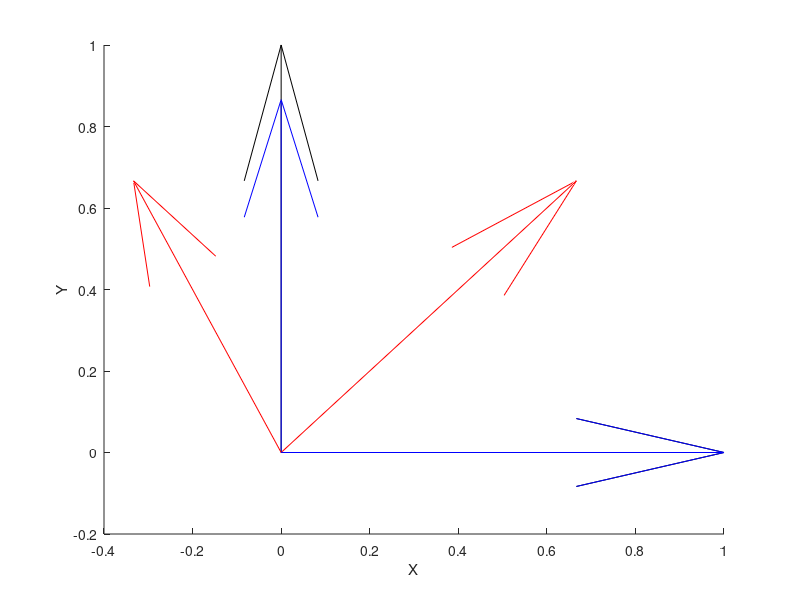
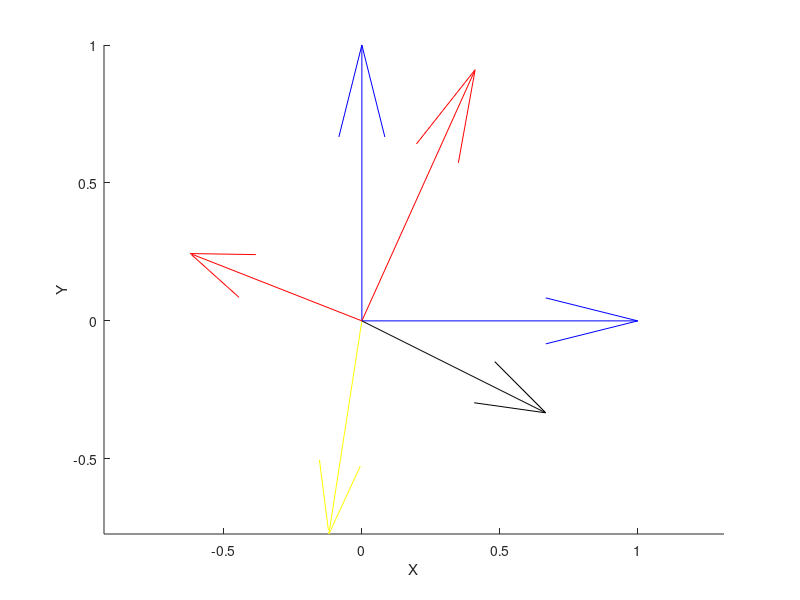

Reproduce these figures in MATLAB, in order.


Rsc = [0 1 0; -1 0 0; 0 0 1];
Rcb = [0 -sqrt(3)/2 1/2; 1 0 0; 0 1/2 sqrt(3)/2];
Rsd = [2/3 -1/3 2/3;2/3 2/3 -1/3;-1/3 2/3 2/3];

Rdb = Rsd^-1*Rsc*Rcb;

theta = acos(.5*(trace(Rdb)-1));

wh = 1/(2*sin(theta))*(Rdb-Rdb^-1);
w =[-wh(2,3);wh(1,3);-wh(1,2)]


Rsb = Rsc*Rcb;
figure; hold on;
quiver3(0,0,0,1,0,0,1,'k')
quiver3(0,0,0,0,1,0,1,'k')
quiver3(0,0,0,0,0,1,1,'k')

quiver3(0,0,0,Rsb(1,1),Rsb(2,1),Rsb(3,1),1,'b');
quiver3(0,0,0,Rsb(1,2),Rsb(2,2),Rsb(3,2),1,'b');
%quiver3(0,0,0,Rsb(1,3),Rsb(2,3),Rsb(3,3),1,'b');

quiver3(0,0,0,Rsd(1,1),Rsd(2,1),Rsd(3,1),1,'r');
quiver3(0,0,0,Rsd(1,2),Rsd(2,2),Rsd(3,2),1,'r');
%quiver3(0,0,0,Rsd(1,3),Rsd(2,3),Rsd(3,3),1,'r');

xlabel('X');
ylabel('Y');
zlabel('Z');



figure; hold on;
quiver3(0,0,0,1,0,0,1,'b')
quiver3(0,0,0,0,1,0,1,'b')
quiver3(0,0,0,0,0,1,1,'b')

quiver3(0,0,0,Rdb(1,1),Rdb(2,1),Rdb(3,1),1,'k');
quiver3(0,0,0,Rdb(1,2),Rdb(2,2),Rdb(3,2),1,'r');
quiver3(0,0,0,Rdb(1,3),Rdb(2,3),Rdb(3,3),1,'r');

quiver3(0,0,0,w(1),w(2),w(3),'y');
xlabel('X');
ylabel('Y');
zlabel('Z');
axis equal;

dot(Rsb(1,:),w)
dot(Rsd(1,:),w)





v = [1;0;0];
vrot = v*cos(theta)+cross(w,v)*sin(theta)+w*(dot(w,v))*(1-cos(theta));